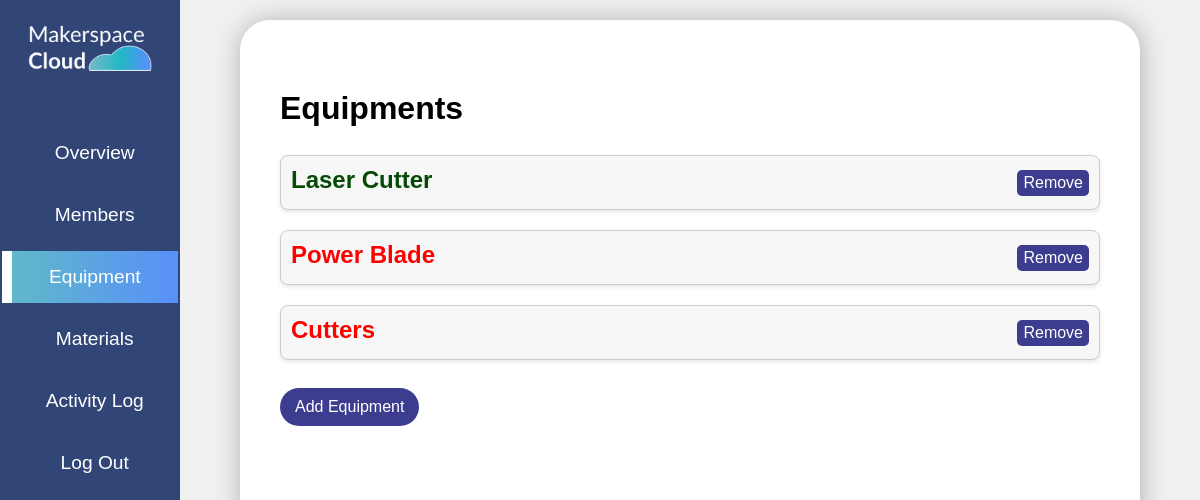
Page /a_equipment/ (signed in) on the earlier database version.
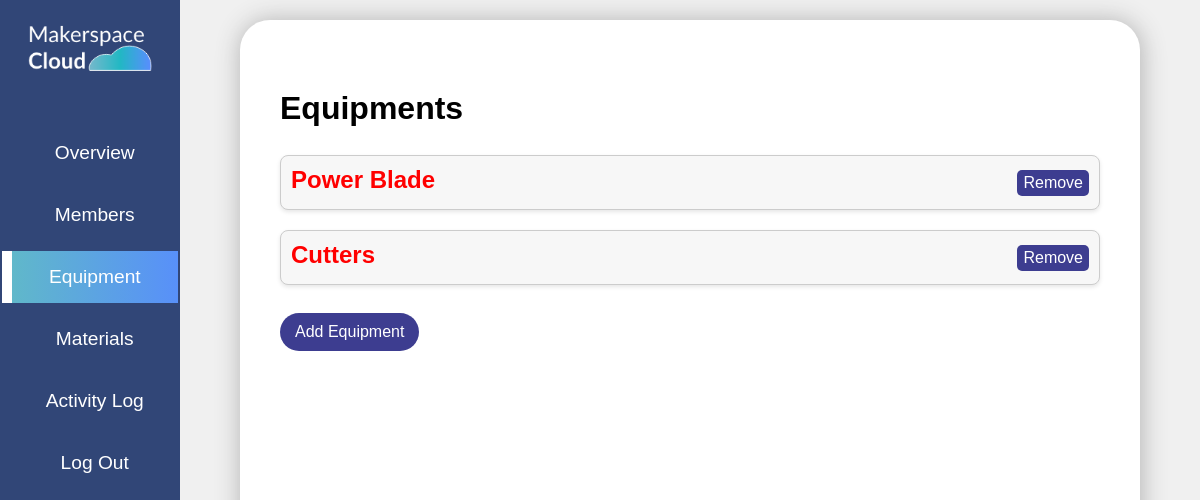
Same page on the later database version.
### equ/models.py (models this page shows, shortened)
class Equipment(models.Model):
    CONDITION_CHOICES = [
        ('Excellent', 'Excellent'),
        ('Good', 'Good'),
        ('Poor', 'Poor'),
        ('Bad', 'Bad'),
    ]
    name = models.CharField(max_length=100)
    lab = models.ForeignKey('Lab', on_delete=models.CASCADE, related_name='equipments')
    condition = models.CharField(max_length=20, choices=CONDITION_CHOICES, default='Good')

### equ/views.py (the view)
# urls.py: path('a_equipment/',views.a_equipment,name="a_equipment"),
@login_required
@admin_required
def a_equipment(request):
    user = request.user
    lab = Lab.objects.get(lab_admin=user)
    equipment = Equipment.objects.filter(lab=lab)
    context = {'equipments':equipment}
    return render(request, 'equ/a_equipment.html',context)

### equ/views.py (called while the page is built)
def admin_required(function):
    decorator = user_passes_test(lambda user: user.groups.filter(name='admin').exists())
    return decorator(function)

### equ/templates/equ/a_equipment.html (shortened to what this page needs)
{% extends "equ/a_base.html" %}
{% block content %}
<div class="my_projects" style="padding: 20px;">
  <h1>Equipments</h1>
  <br>
{% for equipment in equipments %}
<div class="equip_container">
    <h2 class="{{ equipment.condition|lower }}">{{ equipment.name }}</h2>
    <a href="{% url 'a_remove_equipment' equipment.pk %}" style="padding: 4px 6px; border: none; border-radius: 5px;">Remove</a>
</div>
{% endfor %}
<br>
<a href="{% url 'a_add_equipment' %}" class="btn-uproject">Add Equipment</a>
</div>
{% endblock content %}

Differences in the rows shown:
removed Equipment: name "Laser Cutter", condition "Good" (drawn)
